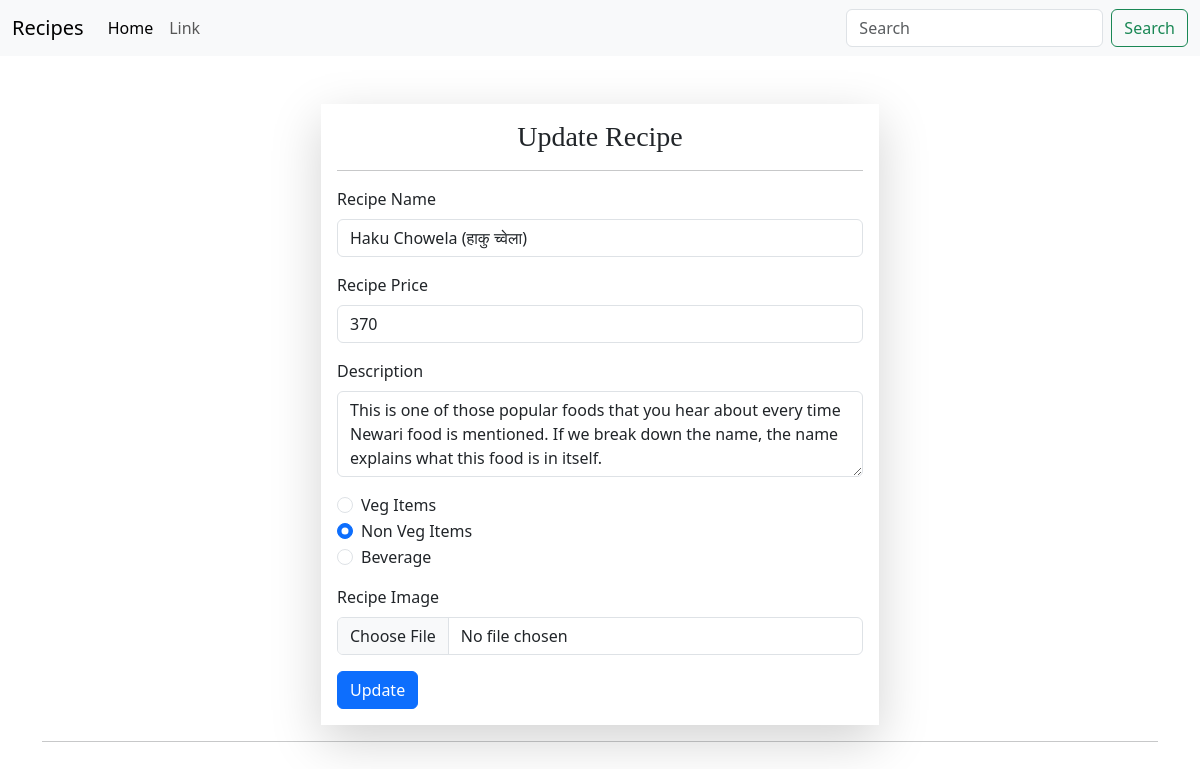
The page /update/37/ (signed in) on the database its author committed.
### Food/models.py (models this page shows, shortened)
class Recipe(models.Model):
  recipe_name = models.CharField(max_length=200)
  recipe_description = models.TextField(max_length=500)
  recipe_category = models.TextField(max_length=300, default='Uncategorized')
  recipe_price = models.IntegerField(default=0)
  recipe_image = models.ImageField(upload_to='images')

### Food/views.py (the view, shortened to what this page needs)
# urls.py: path('update/<int:id>/', updateRecipe , name='update'),
@login_required(login_url = '/login/')
def updateRecipe(request, id):
    querySet = Recipe.objects.get(id=id)
    return render (request, 'update.html', {'data':querySet})

### Food/templates/update.html (shortened to what this page needs)
{% extends 'base.html' %}
{% block body %}
<div class="container mt-5">
  <form class="col-6 mx-auto p-3 shadow-lg" method="post" enctype="multipart/form-data">
    <h3>Update Recipe</h3>
    <hr>
    <div class="mb-3">
      <label for="recipe_name" class="form-label">Recipe Name</label>
      <input type="text" class="form-control" value="{{data.recipe_name}}" name="recipe_name" />
    </div>
    <div class="mb-3">
      <label for="recipe_price" class="form-label">Recipe Price</label>
      <input type="text" class="form-control" value="{{data.recipe_price}}" name="recipe_price" />
    </div>
    <div class="mb-3">
      <label for="recipe_description" class="form-label">Description</label>
      <textarea class="form-control" name="recipe_description" rows="3">{{data.recipe_description}}</textarea>
    </div>
    <div class="form-check">
      <input class="form-check-input" type="radio" name="category" id="category" value="veg"
      {% if data.recipe_category == "veg" %} checked {% endif %} >
      <label class="form-check-label" for="category">
        Veg Items
      </label>
    </div>
    <div class="form-check">
      <input class="form-check-input" type="radio" name="category" id="category" value="nonveg"
      {% if data.recipe_category == "nonveg" %} checked {% endif %} >
      <label class="form-check-label" for="category">
        Non Veg Items
      </label>
    </div>
    <div class="form-check mb-3">
      <input class="form-check-input" type="radio" name="category" id="category" value="beverage"
       {% if data.recipe_category == "beverage" %} checked {% endif %} >
      <label class="form-check-label" for="category">
        Beverage
      </label>
    </div>
    <div class="mb-3">
      <label for="recipe_image" class="form-label">Recipe Image</label>
      <input class="form-control" type="file" name="recipe_image" />
    </div>
    <button type="submit" class="btn btn-primary">Update</button>
  </form>
<hr>
</div>
{% endblock %}

### Food/templates/update.html (style rules this page uses)
h3 { text-align: center; font-family: 'Times New Roman', Times, serif; }

### rows shown on the page
Recipe: recipe_name "Haku Chowela (हाकु च्वेला)", recipe_price "370", recipe_description "This is one of those popular foods that you hear about every time Newari food is mentioned. If we break down the name, the name explains what this food is in itself.", recipe_category "☐ Veg Items", recipe_category "☑"
